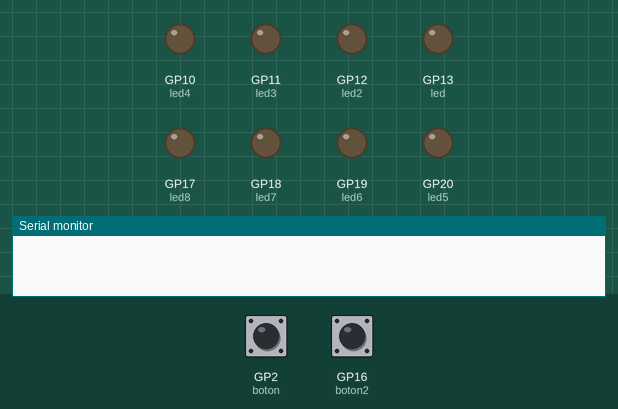
Recording of a sketch running on a simulated Raspberry Pi Pico. Parts: output pins drawn as LEDs (lit = HIGH), the last lines printed to the serial monitor. The test bench sets the inputs (shaded band); at power-on: GP2 (boton) LOW, GP16 (boton2) LOW.

Above: at 1.2 s.
1.3 s: GP2 (boton) pulled HIGH for 0.15 s
At 2.1 s:
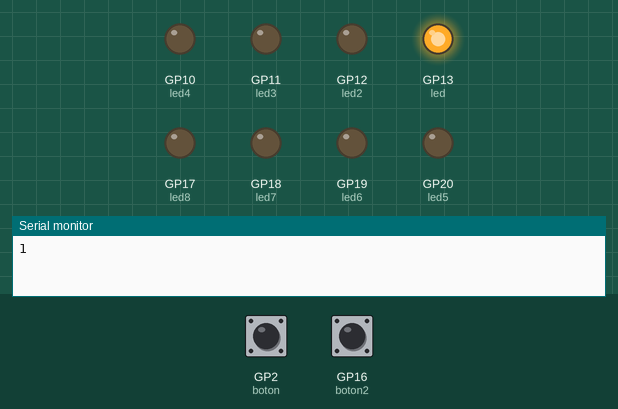
2.9 s: GP16 (boton2) pulled HIGH for 0.15 s
At 3.3 s:
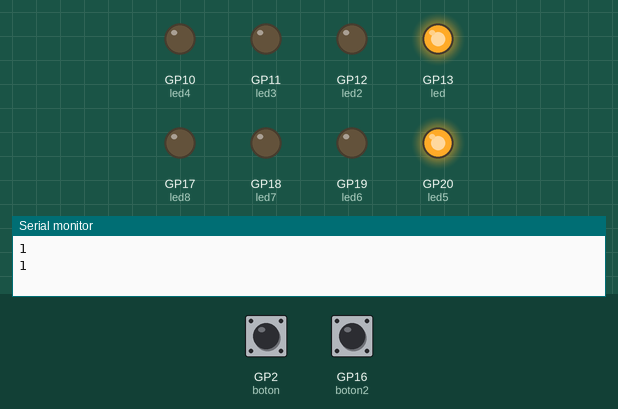
4.5 s: GP2 (boton) pulled HIGH for 1 s
At 5.7 s:
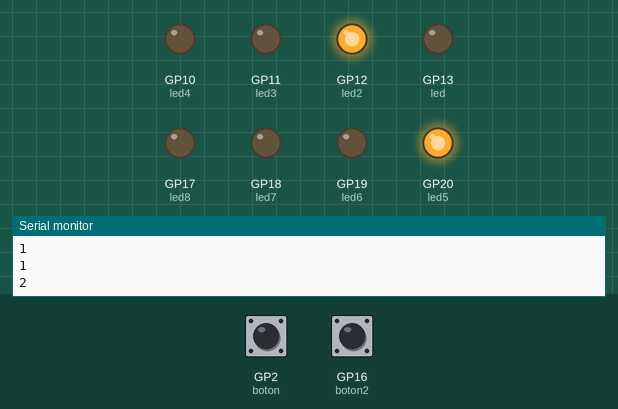
7.0 s: GP16 (boton2) pulled HIGH for 1 s
At 7.6 s:
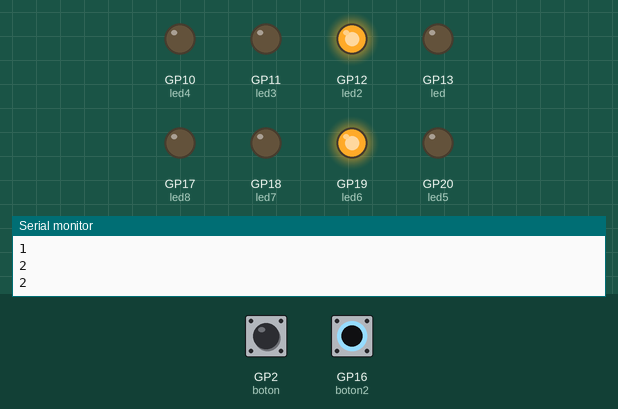
9.5 s: GP2 (boton) pulled HIGH for 0.15 s
At 10.7 s:
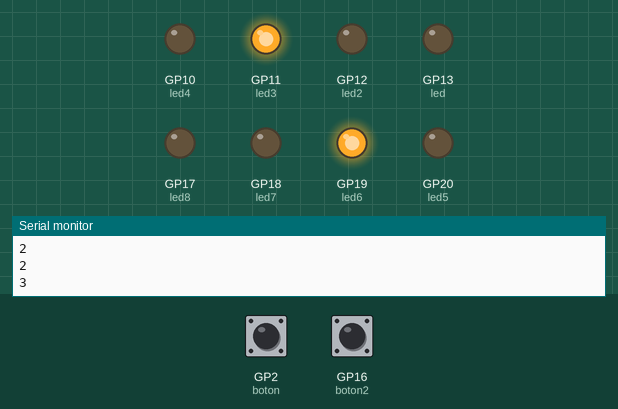
11.1 s: GP16 (boton2) pulled HIGH for 0.15 s
At 12.0 s:
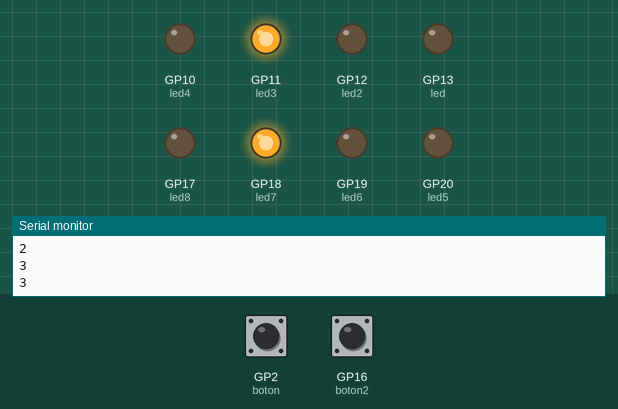
Timing chart, 0 to 13.7 s (numbered marks = the images above; inputs shaded):
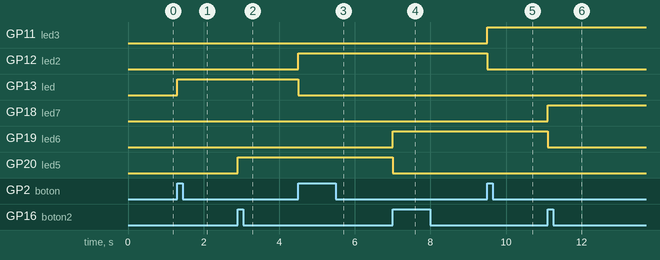

Measured:
- after the input at 1.3 s, GP13 (led): LOW → HIGH at once
- after the input at 2.9 s, GP20 (led5): LOW → HIGH at once
- after the input at 4.5 s, GP12 (led2): LOW → HIGH at once; GP13 (led): HIGH → LOW at once
- after the input at 7.0 s, GP19 (led6): LOW → HIGH at once; GP20 (led5): HIGH → LOW at once
- after the input at 9.5 s, GP11 (led3): LOW → HIGH at once; GP12 (led2): HIGH → LOW at once
- after the input at 11.1 s, GP18 (led7): LOW → HIGH at once; GP19 (led6): HIGH → LOW at once

The sketch:

pulsador_con_contador_pulsos_apagar_leds.ino
```cpp
//bloque1
int led = 13;
int led2 = 12;
int led3 = 11;
int led4 = 10;
int boton = 2;
int contador=0;
int estadoAnterior = 0;

//bloque2
int led5 = 20;
int led6 = 19;
int led7 = 18;
int led8 = 17;
int boton2 = 16;
int contador2=0;
int estadoAnterior2 = 0;

void setup() {
  // put your setup code here, to run once:
  Serial.begin(9600);

  //bloque1
  pinMode(led,OUTPUT);
  pinMode(led2,OUTPUT);
  pinMode(led3,OUTPUT);
  pinMode(led4,OUTPUT);
  pinMode(boton,INPUT);

    //bloque1
  pinMode(led5,OUTPUT);
  pinMode(led6,OUTPUT);
  pinMode(led7,OUTPUT);
  pinMode(led8,OUTPUT);
  pinMode(boton2,INPUT);
}

void loop() {
  // put your main code here, to run repeatedly:
  loop1();
  loop2();
}

void loop1() {
  // bloque1
  int lectura = digitalRead(boton);
  if(lectura!=estadoAnterior){
    if(lectura==HIGH)
    {
      contador++;
      Serial.println(contador);
    }
  }
  estadoAnterior=lectura;

  if(contador==1)
  {
    digitalWrite(led,HIGH);

  }
  if(contador==2)
  {
    digitalWrite(led,LOW);
    digitalWrite(led2,HIGH);
    //contador=0;
  }

    if(contador==3)
  {
    digitalWrite(led3,HIGH);
    digitalWrite(led2,LOW);

  }

    if(contador==4)
  {
    digitalWrite(led3,LOW);
    digitalWrite(led4,HIGH);

  }

    if(contador==5)
  {
    digitalWrite(led,HIGH);
    digitalWrite(led4,LOW);

  }

      if(contador==6)
  {
    digitalWrite(led,LOW);
    digitalWrite(led4,LOW);
    contador=0;
  }
}

void loop2() {
  // bloque2
  int lectura2 = digitalRead(boton2);
  if(lectura2!=estadoAnterior2){
    if(lectura2==HIGH)
    {
      contador2++;
      Serial.println(contador2);
    }
  }
  estadoAnterior2=lectura2;

  if(contador2==1)
  {
    digitalWrite(led5,HIGH);

  }
  if(contador2==2)
  {
    digitalWrite(led5,LOW);
    digitalWrite(led6,HIGH);
    //contador=0;
  }

    if(contador2==3)
  {
    digitalWrite(led7,HIGH);
    digitalWrite(led6,LOW);

  }

    if(contador2==4)
  {
    digitalWrite(led7,LOW);
    digitalWrite(led8,HIGH);

  }

    if(contador2==5)
  {
    digitalWrite(led5,HIGH);
    digitalWrite(led8,LOW);

  }

      if(contador2==6)
  {
    digitalWrite(led5,LOW);
    digitalWrite(led8,LOW);
    contador2=0;
  }
}
```
